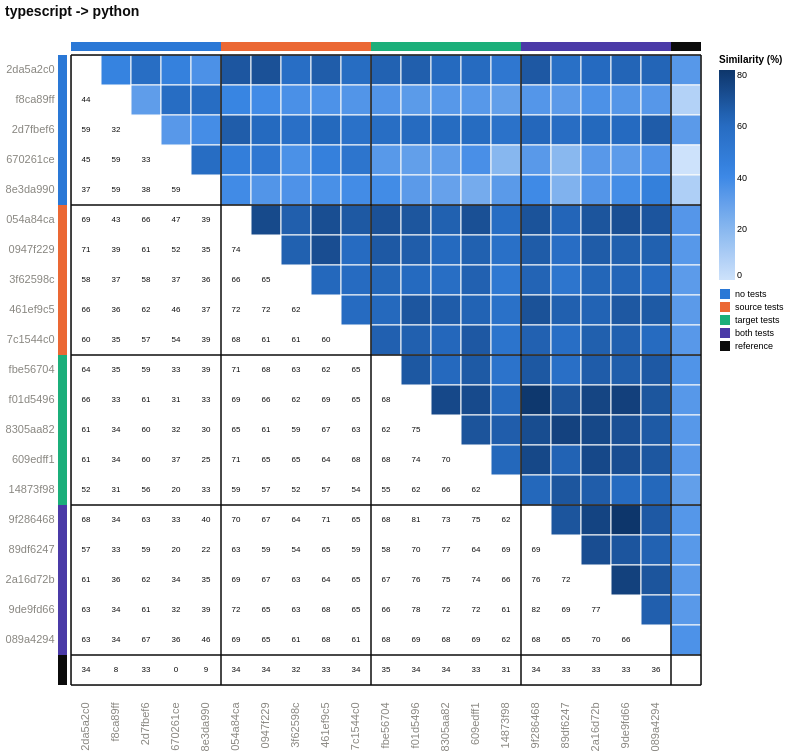

Here is the Vega-Lite specification saved for this chart:
### Vega-Lite specification from a JSON file in a GitHub repository (floating-point values rounded to 4 significant figures; data arrays with more than 128 entries replaced by an {"elided": "..."} marker saying what was removed)
{"config": {"view": {"continuousWidth": 300, "continuousHeight": 300}, "axis": {"labelAngle": -90}}, "layer": [{"data": {"name": "data-465819c042bad907db1ab02adc55a57e"}, "mark": {"type": "rect", "stroke": "#fcfcfb", "strokeWidth": 1}, "encoding": {"color": {"field": "similarity_pct", "legend": {"gradientLength": 210.0, "labelFontSize": 9, "titleFontSize": 10}, "scale": {"domain": [0.0, 82.05], "range": ["#cde2fb", "#86b6ef", "#3987e5", "#256abf", "#0d366b"]}, "title": "Similarity (%)", "type": "quantitative"}, "x": {"axis": {"domain": false, "labelAngle": -90, "labelColor": {"expr": "datum.label === '' ? '#0b0b0b' : '#898781'"}, "labelFontSize": 11, "labelFontWeight": {"expr": "datum.label === '' ? 'bold' : 'normal'"}, "labelPadding": 17, "ticks": false}, "field": "port_a", "scale": {"domain": ["2da5a2c0", "f8ca89ff", "2d7fbef6", "670261ce", "8e3da990", "054a84ca", "0947f229", "3f62598c", "461ef9c5", "7c1544c0", "fbe56704", "f01d5496", "8305aa82", "609edff1", "14873f98", "9f286468", "89df6247", "2a16d72b", "9de9fd66", "089a4294", ""]}, "title": null, "type": "nominal"}, "y": {"axis": {"domain": false, "labelColor": {"expr": "datum.label === '' ? '#0b0b0b' : '#898781'"}, "labelFontSize": 11, "labelFontWeight": {"expr": "datum.label === '' ? 'bold' : 'normal'"}, "labelPadding": 17, "ticks": false, "labelAngle": 0}, "field": "port_b", "scale": {"domain": ["2da5a2c0", "f8ca89ff", "2d7fbef6", "670261ce", "8e3da990", "054a84ca", "0947f229", "3f62598c", "461ef9c5", "7c1544c0", "fbe56704", "f01d5496", "8305aa82", "609edff1", "14873f98", "9f286468", "89df6247", "2a16d72b", "9de9fd66", "089a4294", ""]}, "title": null, "type": "nominal"}}}, {"data": {"name": "data-31dd543ca33bd25294522f3e1b90ff56"}, "mark": {"type": "text", "color": "#0b0b0b", "fontSize": 8}, "encoding": {"text": {"field": "similarity_pct", "format": ".0f", "type": "quantitative"}, "x": {"axis": {"domain": false, "labelAngle": -90, "labelColor": {"expr": "datum.label === '' ? '#0b0b0b' : '#898781'"}, "labelFontSize": 11, "labelFontWeight": {"expr": "datum.label === '' ? 'bold' : 'normal'"}, "labelPadding": 17, "ticks": false}, "field": "port_a", "scale": {"domain": ["2da5a2c0", "f8ca89ff", "2d7fbef6", "670261ce", "8e3da990", "054a84ca", "0947f229", "3f62598c", "461ef9c5", "7c1544c0", "fbe56704", "f01d5496", "8305aa82", "609edff1", "14873f98", "9f286468", "89df6247", "2a16d72b", "9de9fd66", "089a4294", ""]}, "title": null, "type": "nominal"}, "y": {"axis": {"domain": false, "labelColor": {"expr": "datum.label === '' ? '#0b0b0b' : '#898781'"}, "labelFontSize": 11, "labelFontWeight": {"expr": "datum.label === '' ? 'bold' : 'normal'"}, "labelPadding": 17, "ticks": false, "labelAngle": 0}, "field": "port_b", "scale": {"domain": ["2da5a2c0", "f8ca89ff", "2d7fbef6", "670261ce", "8e3da990", "054a84ca", "0947f229", "3f62598c", "461ef9c5", "7c1544c0", "fbe56704", "f01d5496", "8305aa82", "609edff1", "14873f98", "9f286468", "89df6247", "2a16d72b", "9de9fd66", "089a4294", ""]}, "title": null, "type": "nominal"}}}, {"data": {"name": "data-bb379cd43f0b6211c649ef0e80f15553"}, "mark": {"type": "rect"}, "encoding": {"color": {"field": "condition", "legend": {"labelFontSize": 9, "symbolType": "square", "title": null}, "scale": {"domain": ["no tests", "source tests", "target tests", "both tests", "reference"], "range": ["#2a78d6", "#eb6834", "#1baf7a", "#4a3aa7", "#0b0b0b"]}, "type": "nominal"}, "x": {"axis": {"domain": false, "labelAngle": -90, "labelColor": {"expr": "datum.label === '' ? '#0b0b0b' : '#898781'"}, "labelFontSize": 11, "labelFontWeight": {"expr": "datum.label === '' ? 'bold' : 'normal'"}, "labelPadding": 17, "ticks": false}, "field": "port", "scale": {"domain": ["2da5a2c0", "f8ca89ff", "2d7fbef6", "670261ce", "8e3da990", "054a84ca", "0947f229", "3f62598c", "461ef9c5", "7c1544c0", "fbe56704", "f01d5496", "8305aa82", "609edff1", "14873f98", "9f286468", "89df6247", "2a16d72b", "9de9fd66", "089a4294", ""]}, "title": null, "type": "nominal"}, "y": {"value": -13}, "y2": {"value": -4}}}, {"data": {"name": "data-bb379cd43f0b6211c649ef0e80f15553"}, "mark": {"type": "rect"}, "encoding": {"color": {"field": "condition", "legend": null, "scale": {"domain": ["no tests", "source tests", "target tests", "both tests", "reference"], "range": ["#2a78d6", "#eb6834", "#1baf7a", "#4a3aa7", "#0b0b0b"]}, "type": "nominal"}, "x": {"value": -13}, "x2": {"value": -4}, "y": {"axis": {"domain": false, "labelColor": {"expr": "datum.label === '' ? '#0b0b0b' : '#898781'"}, "labelFontSize": 11, "labelFontWeight": {"expr": "datum.label === '' ? 'bold' : 'normal'"}, "labelPadding": 17, "ticks": false, "labelAngle": 0}, "field": "port", "scale": {"domain": ["2da5a2c0", "f8ca89ff", "2d7fbef6", "670261ce", "8e3da990", "054a84ca", "0947f229", "3f62598c", "461ef9c5", "7c1544c0", "fbe56704", "f01d5496", "8305aa82", "609edff1", "14873f98", "9f286468", "89df6247", "2a16d72b", "9de9fd66", "089a4294", ""]}, "title": null, "type": "nominal"}}}, {"data": {"name": "data-1d57323ec99a4c98c0c6ffacdb4dc76d"}, "mark": {"type": "rule", "color": "#0b0b0b", "opacity": 0.75, "strokeWidth": 2}, "encoding": {"x": {"bandPosition": 0, "field": "port", "scale": {"domain": ["2da5a2c0", "f8ca89ff", "2d7fbef6", "670261ce", "8e3da990", "054a84ca", "0947f229", "3f62598c", "461ef9c5", "7c1544c0", "fbe56704", "f01d5496", "8305aa82", "609edff1", "14873f98", "9f286468", "89df6247", "2a16d72b", "9de9fd66", "089a4294", ""]}, "type": "nominal"}}}, {"data": {"name": "data-1d57323ec99a4c98c0c6ffacdb4dc76d"}, "mark": {"type": "rule", "color": "#0b0b0b", "opacity": 0.75, "strokeWidth": 2}, "encoding": {"y": {"bandPosition": 0, "field": "port", "scale": {"domain": ["2da5a2c0", "f8ca89ff", "2d7fbef6", "670261ce", "8e3da990", "054a84ca", "0947f229", "3f62598c", "461ef9c5", "7c1544c0", "fbe56704", "f01d5496", "8305aa82", "609edff1", "14873f98", "9f286468", "89df6247", "2a16d72b", "9de9fd66", "089a4294", ""]}, "type": "nominal"}}}, {"data": {"name": "data-dae1687b7766f38b94517020e43783ee"}, "mark": {"type": "rule", "color": "#0b0b0b", "opacity": 0.75, "strokeWidth": 2}, "encoding": {"x": {"bandPosition": 1, "field": "port", "scale": {"domain": ["2da5a2c0", "f8ca89ff", "2d7fbef6", "670261ce", "8e3da990", "054a84ca", "0947f229", "3f62598c", "461ef9c5", "7c1544c0", "fbe56704", "f01d5496", "8305aa82", "609edff1", "14873f98", "9f286468", "89df6247", "2a16d72b", "9de9fd66", "089a4294", ""]}, "type": "nominal"}}}, {"data": {"name": "data-dae1687b7766f38b94517020e43783ee"}, "mark": {"type": "rule", "color": "#0b0b0b", "opacity": 0.75, "strokeWidth": 2}, "encoding": {"y": {"bandPosition": 1, "field": "port", "scale": {"domain": ["2da5a2c0", "f8ca89ff", "2d7fbef6", "670261ce", "8e3da990", "054a84ca", "0947f229", "3f62598c", "461ef9c5", "7c1544c0", "fbe56704", "f01d5496", "8305aa82", "609edff1", "14873f98", "9f286468", "89df6247", "2a16d72b", "9de9fd66", "089a4294", ""]}, "type": "nominal"}}}], "height": 630, "resolve": {"scale": {"color": "independent"}}, "title": {"text": "typescript -> python", "anchor": "start", "color": "#0b0b0b", "fontSize": 14, "offset": 23, "subtitleFontSize": 10}, "width": 630, "$schema": "https://vega.github.io/schema/vega-lite/v6.4.1.json", "datasets": {"data-465819c042bad907db1ab02adc55a57e": {"elided": "210 records"}, "data-31dd543ca33bd25294522f3e1b90ff56": {"elided": "210 records"}, "data-bb379cd43f0b6211c649ef0e80f15553": [{"port": "2da5a2c0", "condition": "no tests"}, {"port": "f8ca89ff", "condition": "no tests"}, {"port": "2d7fbef6", "condition": "no tests"}, {"port": "670261ce", "condition": "no tests"}, {"port": "8e3da990", "condition": "no tests"}, {"port": "054a84ca", "condition": "source tests"}, {"port": "0947f229", "condition": "source tests"}, {"port": "3f62598c", "condition": "source tests"}, {"port": "461ef9c5", "condition": "source tests"}, {"port": "7c1544c0", "condition": "source tests"}, {"port": "fbe56704", "condition": "target tests"}, {"port": "f01d5496", "condition": "target tests"}, {"port": "8305aa82", "condition": "target tests"}, {"port": "609edff1", "condition": "target tests"}, {"port": "14873f98", "condition": "target tests"}, {"port": "9f286468", "condition": "both tests"}, {"port": "89df6247", "condition": "both tests"}, {"port": "2a16d72b", "condition": "both tests"}, {"port": "9de9fd66", "condition": "both tests"}, {"port": "089a4294", "condition": "both tests"}, {"port": "", "condition": "reference"}], "data-1d57323ec99a4c98c0c6ffacdb4dc76d": [{"port": "2da5a2c0", "condition": "no tests"}, {"port": "054a84ca", "condition": "source tests"}, {"port": "fbe56704", "condition": "target tests"}, {"port": "9f286468", "condition": "both tests"}, {"port": "", "condition": "reference"}], "data-dae1687b7766f38b94517020e43783ee": [{"port": ""}]}}
